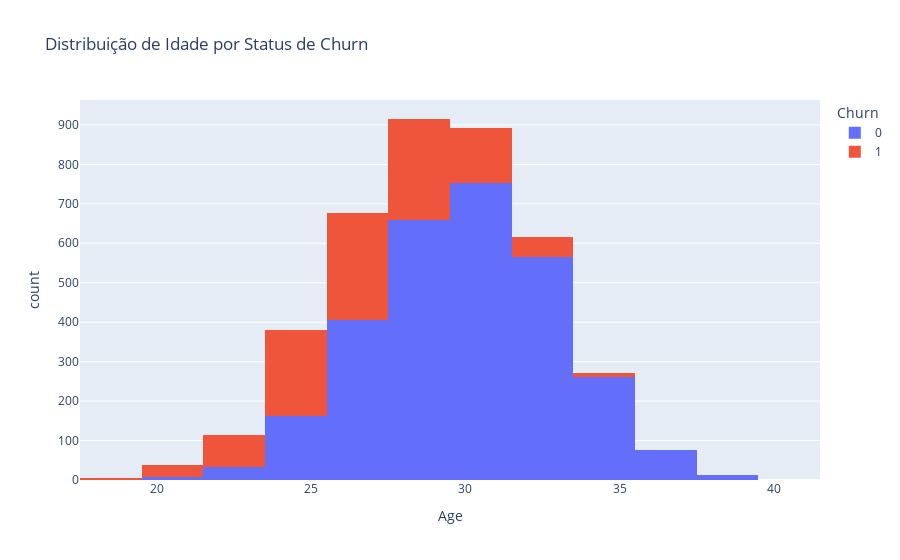

The cell this chart's notebook holds for it:
### Markdown cell above
#### Comentário da aluna:
Pelo gráfico é possível ver que a maior parte dos alunos continuaram na academia, mas houve uma grande parcela que a deicou, cerca de 23,5%.

### Code cell
#Histograma por idade
fig = px.histogram(gym, x="Age", color="Churn", nbins=20, title="Distribuição de Idade por Status de Churn")
fig.show()

### Figure 1 — Plotly figure (JSON) as saved in the notebook; plotly's stock layout.template omitted (floating-point values rounded to 4 significant figures; data arrays with more than 128 entries replaced by an {"elided": "..."} marker saying what was removed)
{"data": [{"alignmentgroup": "True", "bingroup": "x", "hovertemplate": "Churn=0<br>Age=%{x}<br>count=%{y}<extra></extra>", "legendgroup": "0", "marker": {"color": "#636efa", "pattern": {"shape": ""}}, "name": "0", "nbinsx": 20, "offsetgroup": "0", "orientation": "v", "showlegend": true, "type": "histogram", "x": {"elided": "2939 int values"}, "xaxis": "x", "yaxis": "y"}, {"alignmentgroup": "True", "bingroup": "x", "hovertemplate": "Churn=1<br>Age=%{x}<br>count=%{y}<extra></extra>", "legendgroup": "1", "marker": {"color": "#EF553B", "pattern": {"shape": ""}}, "name": "1", "nbinsx": 20, "offsetgroup": "1", "orientation": "v", "showlegend": true, "type": "histogram", "x": {"elided": "1061 int values"}, "xaxis": "x", "yaxis": "y"}], "layout": {"barmode": "relative", "legend": {"title": {"text": "Churn"}, "tracegroupgap": 0}, "title": {"text": "Distribuição de Idade por Status de Churn"}, "xaxis": {"anchor": "y", "domain": [0, 1], "title": {"text": "Age"}}, "yaxis": {"anchor": "x", "domain": [0, 1], "title": {"text": "count"}}}}
